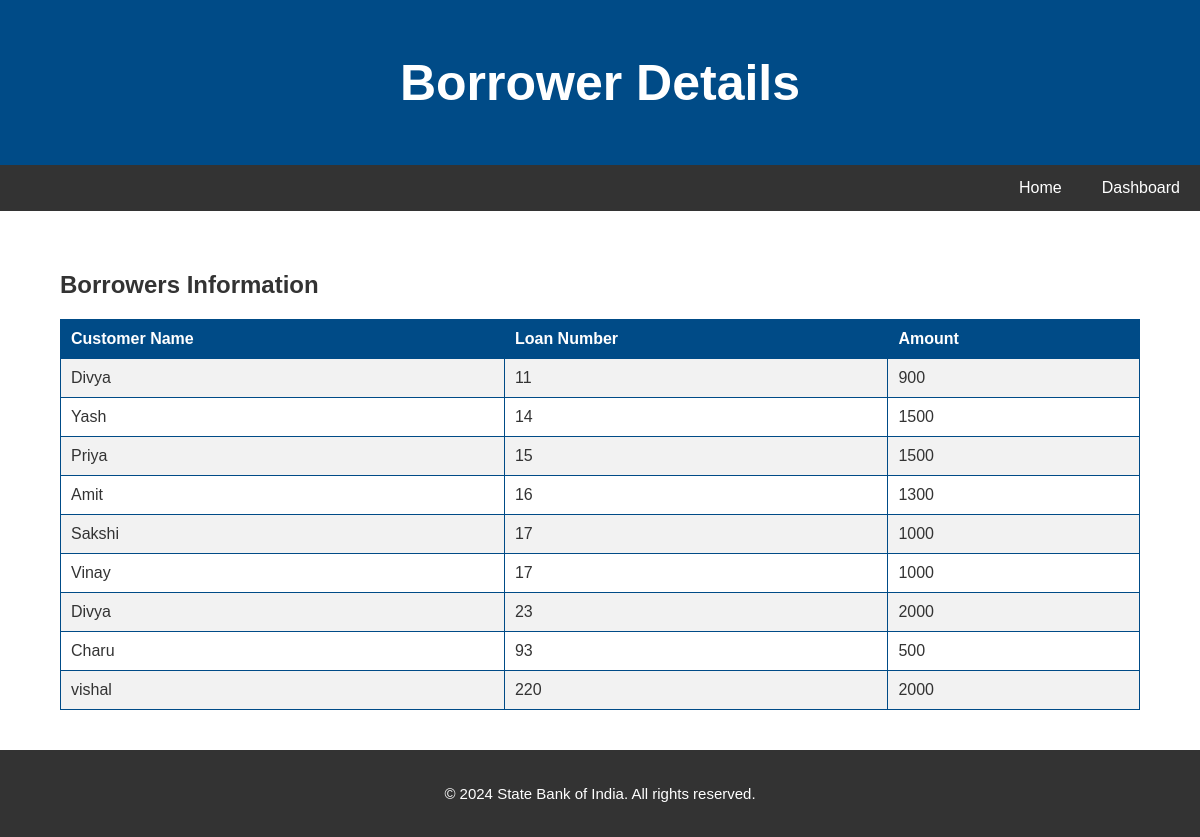
/borrower_detail.php (signed in), run on the app's committed database.
### tables this page shows
CREATE TABLE `borrower` (
  `customer_name` varchar(15) NOT NULL,
  `loan_number` int(8) NOT NULL
);

CREATE TABLE `loan` (
  `loan_number` int(8) NOT NULL,
  `branch_name` varchar(15) NOT NULL,
  `amount` int(8) DEFAULT NULL
);

### borrower_detail.php (the view, shortened to what this page needs)
<?php
$link = mysqli_connect('localhost', 'root', '', '23BCS220');
$query = "SELECT borrower.customer_name , borrower.loan_number , loan.amount FROM borrower join loan ON borrower.loan_number=loan.loan_number;";
$result = mysqli_query($link, $query);
?>
<!DOCTYPE html>
<html lang="en">
<head>
</head>
<body>
    <header class="header">
        <h1 style="font-size: 50px;">Borrower Details</h1>
    </header>
    <nav class="nav">
        <ul>
            <li><a href="https://localhost/dbms/bank2.html">Home</a></li>
            <li><a href="https://localhost/dbms/dashboard.php">Dashboard</a></li>
        </ul>
    </nav>
    <div class="container">
        <h2>Borrowers Information</h2>
        <?php if (mysqli_num_rows($result) > 0): ?>
            <table>
                <tr>
                    <th>Customer Name</th>
                    <th>Loan Number</th>
                    <th>Amount</th>
                </tr>
                <?php while ($row = mysqli_fetch_assoc($result)): ?>
                <tr>
                    <td><?php echo htmlspecialchars($row['customer_name']); ?></td>
                    <td><?php echo htmlspecialchars($row['loan_number']); ?></td>
                    <td><?php echo htmlspecialchars($row['amount']); ?></td>
                </tr>
                <?php endwhile; ?>
            </table>
        <?php else: ?>
            <p>No borrowers found.</p>
        <?php endif; ?>
    </div>
    <footer class="footer">
        <p>© 2024 State Bank of India. All rights reserved.</p>
    </footer>
</body>
</html>

### borrower_detail.php (style rules this page uses)
body { font-family: 'Arial', sans-serif; margin: 0; padding: 0; color: #333; }
.header, .footer { background-color: #004B87; color: #fff; text-align: center; padding: 20px; }
.nav { background-color: #333; overflow: hidden; }
.nav ul { list-style-type: none; margin: 0; padding: 0; display: flex; justify-content: flex-end; }
.nav ul li { padding: 14px 20px; }
.nav ul li a { color: white; text-align: center; text-decoration: none; display: block; }
.container { padding: 40px 5%; }
table { width: 100%; border-collapse: collapse; margin-top: 20px; }
th, td { border: 1px solid #004B87; padding: 10px; text-align: left; }
th { background-color: #004B87; color: white; }
tr:nth-child(even) { background-color: #f2f2f2; }
.footer { padding: 20px; background-color: #333; color: white; text-align: center; font-size: 15px; }

### data on the page
borrower: customer_name "Divya", loan_number "11", loan_number.amount "900"
borrower: customer_name "Yash", loan_number "14", loan_number.amount "1500"
borrower: customer_name "Priya", loan_number "15", loan_number.amount "1500"
borrower: customer_name "Amit", loan_number "16", loan_number.amount "1300"
borrower: customer_name "Sakshi", loan_number "17", loan_number.amount "1000"
borrower: customer_name "Vinay", loan_number "17", loan_number.amount "1000"
borrower: customer_name "Divya", loan_number "23", loan_number.amount "2000"
borrower: customer_name "Charu", loan_number "93", loan_number.amount "500"
borrower: customer_name "vishal", loan_number "220", loan_number.amount "2000"
